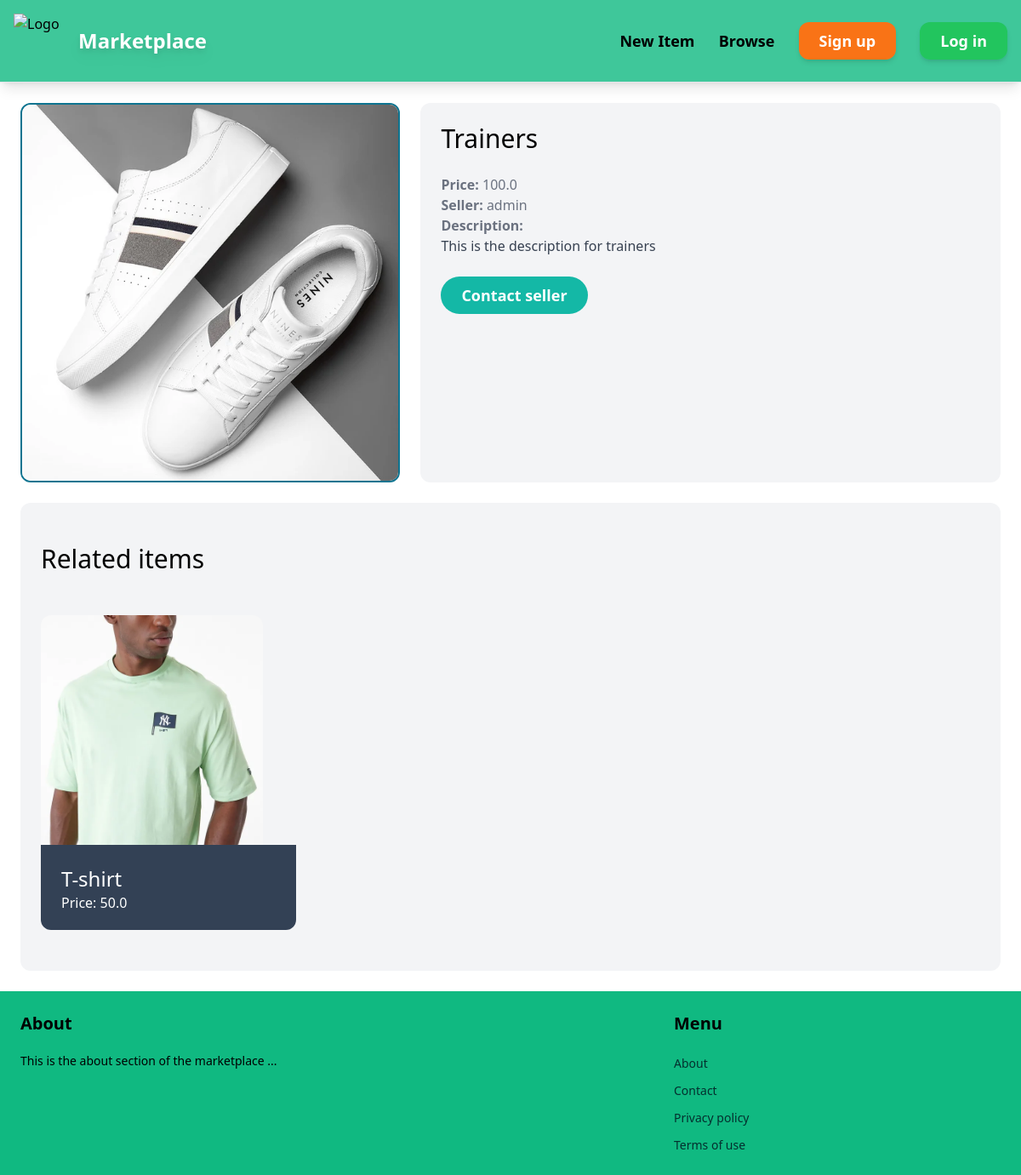
The page /items/8/ on the database as committed earlier.
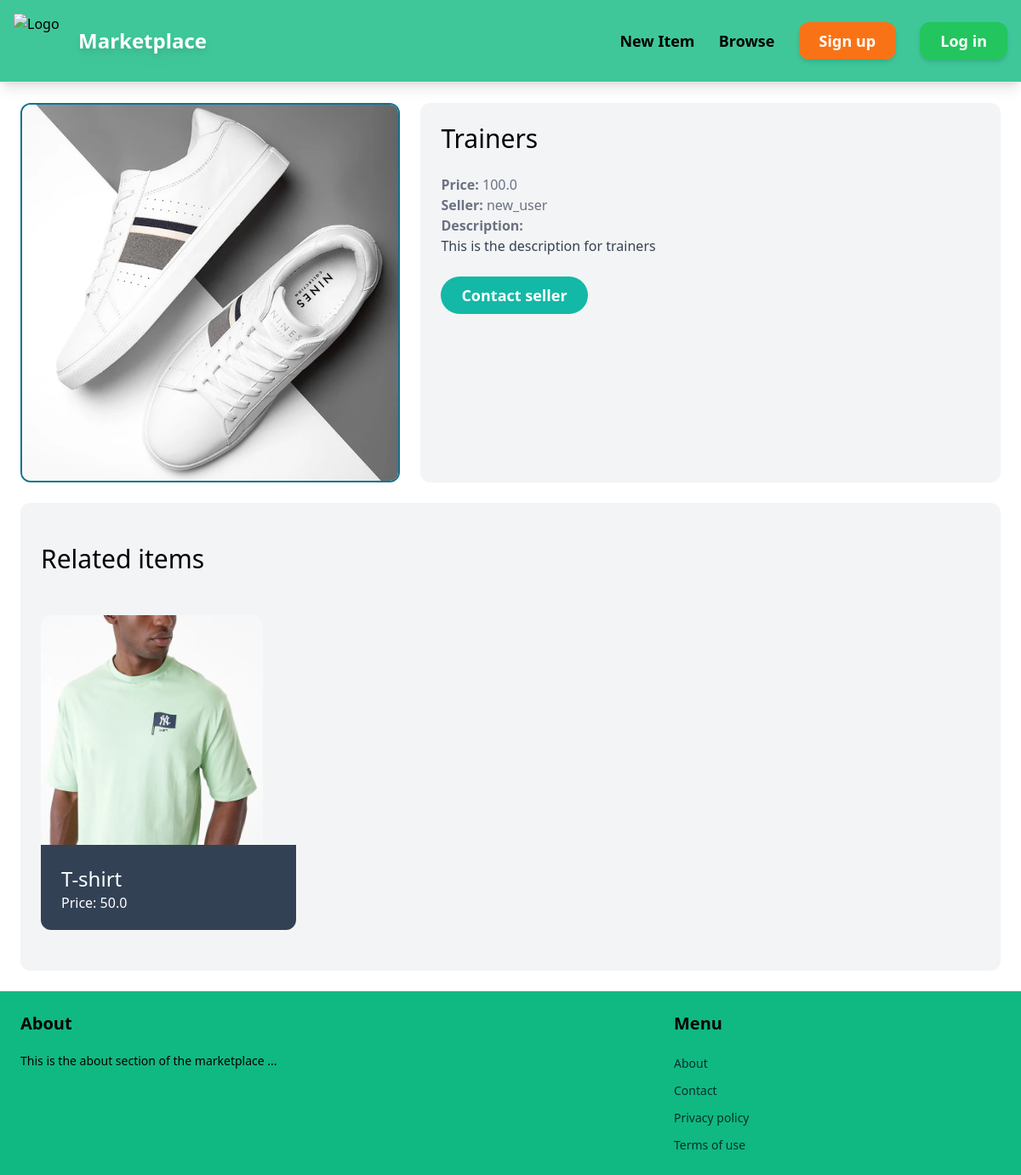
The same page on the database as committed later.
### item/models.py (models this page shows, shortened)
class Item(models.Model):
    category = models.ForeignKey(Category, related_name='items', on_delete=models.CASCADE)
    name = models.CharField(max_length=255)
    description = models.TextField(blank=True, null=True)
    price = models.FloatField()
    image = models.ImageField(upload_to='items_images', blank=True, null=True)
    is_sold = models.BooleanField(default=False)
    created_by = models.ForeignKey(User, related_name='items', on_delete=models.CASCADE)
    created_at = models.DateTimeField(auto_now_add=True)

### item/views.py (the view)
# urls.py: path('<int:pk>/', views.detail, name='detail'),
def detail(request, pk):
    item = get_object_or_404(Item, pk=pk)
    related_items = Item.objects.filter(category=item.category, is_sold=False).exclude(pk=pk)[0:3]
    return render(request, 'item/detail.html',{
            'item': item,
            'related_items' : related_items
            })

### item/templates/item/detail.html (shortened to what this page needs)
{% extends 'core/base.html' %}
{% block content %}
<div class="mx-6 my-6 grid grid-cols-5 gap-6">
  <div class="col-span-2">
    <img
      src="{{ item.image.url }}"
      class="rounded-xl border-cyan-700 border-2"
    />
  </div>
  <div class="col-span-3 p-6 bg-gray-100 rounded-xl">
    <h1 class="mb-6 text-3xl"> {{item.name}} </h1>
    <p class="text-gray-500"><strong>Price: </strong> {{item.price}} </p>
    <p class="text-gray-500">
      <strong>Seller: </strong> {{item.created_by.username}}
    </p>
    {% if item.description %}
    <p class="text-gray-700">
      <strong class="text-gray-500">Description:</strong><br>
      {{item.description}}
    </p>
    {% endif %}
    {% if request.user == item.created_by %}
        <a href="{% url 'item:edit' item.id %}" class="inline-block mr-2 mt-6 px-6 py-2 text-lg font-semibold bg-teal-500 text-white rounded-full">Edit</a>
        <a href="{% url 'item:delete' item.id %}" class="inline-block mt-6 px-6 py-2 text-lg font-semibold bg-red-500 text-white rounded-full">Delete</a>
    {% else %}
      <a href="{% url 'conversation:new' item.id %}" class="inline-block mt-6 px-6 py-2 text-lg font-semibold bg-teal-500 text-white rounded-full hover:bg-teal-700">Contact seller</a>
    {% endif %}
    </div>
</div>
<div class="mx-6 my-6 mt-6 px-6 py-12 bg-gray-100 rounded-xl">
    <h2 class="mb-12 text-3xl text-center:">Related items</h2>
    <div class="grid grid-cols-4 gap-5">
        {% for item in related_items %}
            <div>
                <a href="{% url 'item:detail' item.id %}">
                    <div>
                    <img src="{{ item.image.url }}" class="rounded-t-xl w-[300px] h-[270px]">
                    </div>
                    <div class="p-6 bg-slate-700 rounded-b-xl w-[300px] h-[100px] ">
                        <h2 class="text-2xl text-white">{{ item.name }}</h2>
                        <p class="text-gray-500 text-white">Price: {{ item.price }}</p>
                    </div>
                </a>
            </div>
        {% endfor %}
    </div>
</div>
{% endblock %}

Rows that differ between the two databases and show on the page:
changed Item "Trainers": created_by.username "admin" → "new_user"
